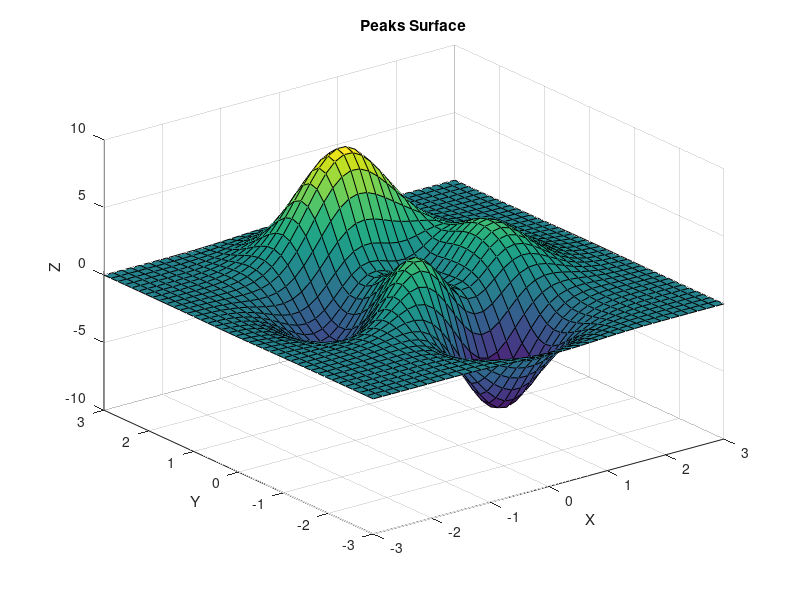

Write the MATLAB code that produced this figure.
% surf Peaks — Face-shaded 3-D surface
% Build a "peaks-like" surface from a sum of Gaussians and render
% it through the WebGL surf path: indexed triangle mesh + per-vertex
% colors sampled from a height-driven colormap + Lambert shading.


clear
close all

n = 40;
x = linspace(-3, 3, n);
y = linspace(-3, 3, n);
Z = zeros(n, n);
for i = 1:n
    for j = 1:n
        Z(i, j) = 3 * (1 - x(j))^2 * exp(-(x(j)^2) - (y(i) + 1)^2) ...
                - 10 * (x(j)/5 - x(j)^3 - y(i)^5) * exp(-x(j)^2 - y(i)^2) ...
                - (1/3) * exp(-(x(j)+1)^2 - y(i)^2);
    end
end

figure
surf(x, y, Z)
title('Peaks Surface')
xlabel('X')
ylabel('Y')
zlabel('Z')
grid on
view(-37.5, 30)
